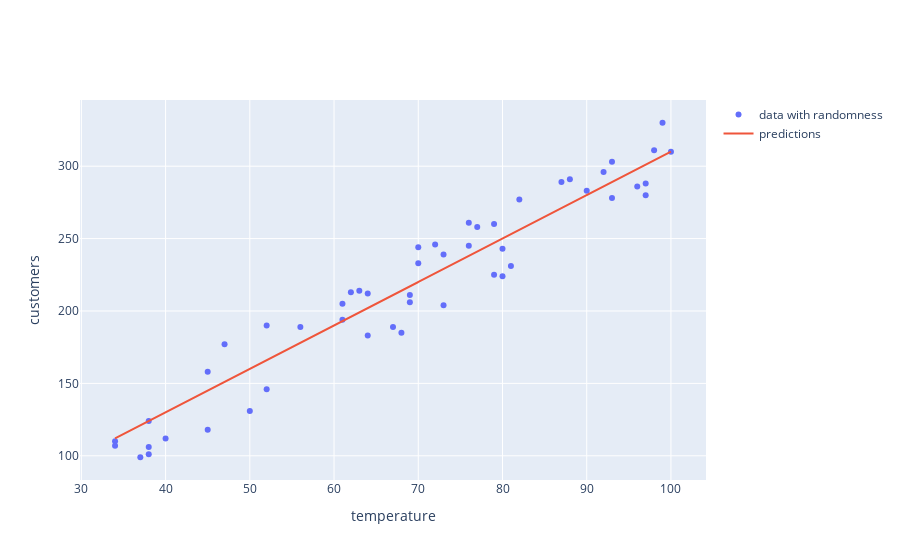

Notebook source saved alongside this figure:
### Code cell
from graph import trace_values, plot

customer_predictions = perfect_model.predict(X)

model_trace = go.Scatter(x = reshaped_temps, y = customer_predictions, 
                         name = 'predictions', mode = 'lines')
plot([data_trace, model_trace], layout = layout)

### Figure 1 — Plotly figure (JSON) as saved in the notebook; plotly's stock layout.template omitted (floating-point values rounded to 4 significant figures)
{"data": [{"mode": "markers", "name": "data with randomness", "type": "scatter", "x": [70, 45, 52, 73, 37, 64, 79, 77, 93, 61, 50, 67, 69, 97, 34, 72, 81, 68, 63, 88, 97, 99, 98, 76, 100, 61, 96, 82, 80, 34, 93, 79, 69, 76, 38, 80, 45, 38, 47, 52, 87, 92, 73, 62, 56, 38, 40, 70, 64, 90], "y": [244, 158, 146, 239, 99, 212, 260, 258, 278, 194, 131, 189, 206, 280, 110, 246, 231, 185, 214, 291, 288, 330, 311, 261, 310, 205, 286, 277, 243, 107, 303, 225, 211, 245, 124, 224, 118, 106, 177, 190, 289, 296, 204, 213, 189, 101, 112, 233, 183, 283]}, {"mode": "lines", "name": "predictions", "type": "scatter", "x": [70, 45, 52, 73, 37, 64, 79, 77, 93, 61, 50, 67, 69, 97, 34, 72, 81, 68, 63, 88, 97, 99, 98, 76, 100, 61, 96, 82, 80, 34, 93, 79, 69, 76, 38, 80, 45, 38, 47, 52, 87, 92, 73, 62, 56, 38, 40, 70, 64, 90], "y": [220.0, 145.0, 166.0, 229.0, 121.0, 202.0, 247.0, 241.0, 289, 193.0, 160.0, 211.0, 217.0, 301, 112.0, 226.0, 253, 214.0, 199.0, 274, 301, 307, 304, 238.0, 310, 193.0, 298, 256, 250.0, 112.0, 289, 247.0, 217.0, 238.0, 124.0, 250.0, 145.0, 124.0, 151.0, 166.0, 271, 286, 229.0, 196.0, 178.0, 124.0, 130.0, 220.0, 202.0, 280]}], "layout": {"autosize": true, "xaxis": {"autorange": true, "range": [29.73, 104.3], "title": {"text": "temperature"}, "type": "linear"}, "yaxis": {"autorange": true, "range": [82.08, 346.9], "title": {"text": "customers"}, "type": "linear"}}}
